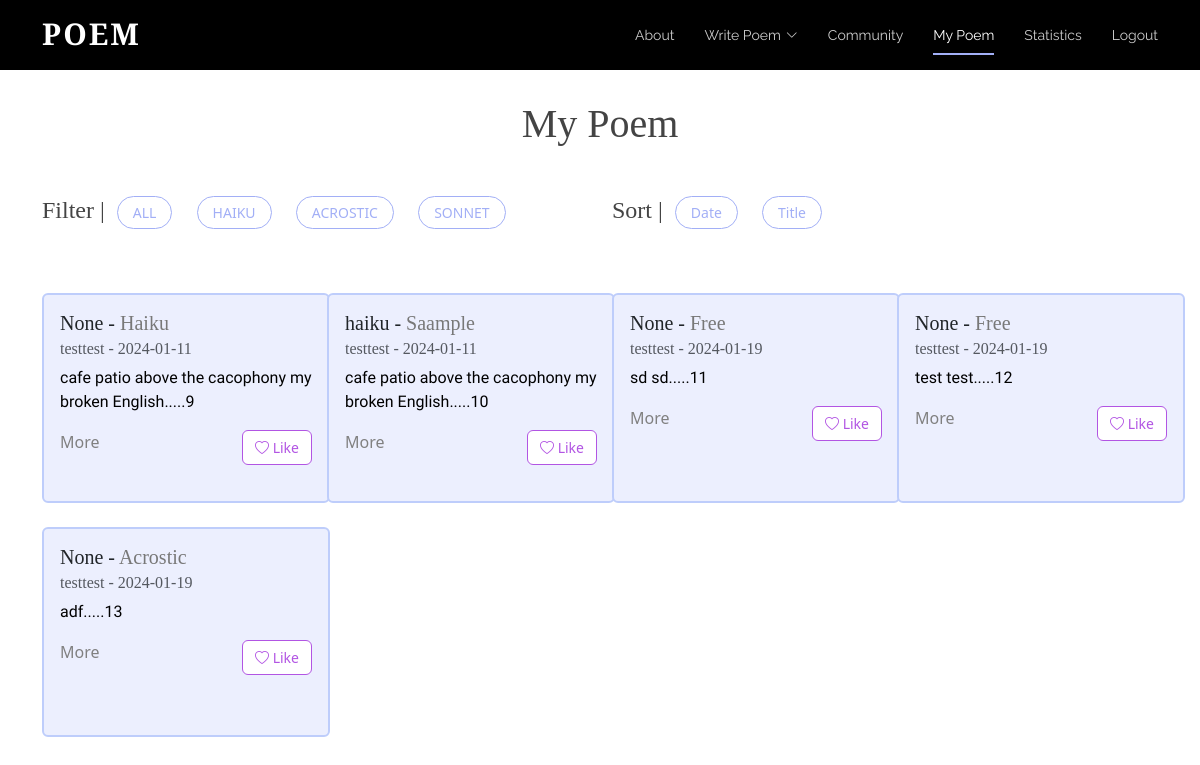
The page /mypage (signed in) on the database its author committed.
### tables this page shows
CREATE TABLE "Poem" (
	"username"	TEXT,
	"content"	TEXT,
	"date"	TEXT,
	"title"	TEXT,
	"type"	TEXT
, "id"	INTEGER, "numLikes"	INTEGER);

### app.py (the view)
@app.route('/mypage', methods=['GET']) # / => main homepage; decorator
def mypage(): #index func calls render_template, showing login.html on website
	isLogin = False
	if request.method == "POST":
		pass
	else:
		isLogin = True
		conn = sqlite3.connect('static/database.db')
		cursor = conn.cursor()
		query = """
			SELECT P.username, P.content, P.date, P.title, P.type,P.id,
				   COALESCE(L.liked, 0) AS liked
			FROM Poem P
			LEFT JOIN Likes L ON P.id = L.poem_id AND L.username = ?
		"""
		cursor.execute(query, (session.get("username"),))
		rows = cursor.fetchall()
		usernames = []  # ["scott", "alice"]
		contents = []  # ["poem...", "poem2..."]
		dates = []  # ["2023-12-12", "2022-10-10"]
		titles = []
		types = []
		likes = []
		ids = []
		for row in rows:
			usernames.append(row[0])
			contents.append(row[1])
			dates.append(row[2])
			titles.append(row[3])
			types.append(row[4].title())
			likes.append(row[6])
			ids.append(row[5])
		print(likes)
		print(ids)
		if "username" not in session:
			isLogin = False
			return redirect(url_for('login'))
		else:
			isLogin = True
		return render_template('mypage.html',ids=ids, usernames=usernames, contents=contents,
							   dates=dates, titles=titles, types=types, liked_status=likes,
							   num_poems=len(usernames), isLogin=isLogin, username = session["username"])

### templates/mypage.html (shortened to what this page needs)
<!DOCTYPE html>
<html lang="en">
  <head>
    <link href="../static/vendor/aos/aos.css" rel="stylesheet">
    <link href="../static/vendor/bootstrap/css/bootstrap.min.css" rel="stylesheet">
    <link href="../static/vendor/bootstrap-icons/bootstrap-icons.css" rel="stylesheet">
    <link href="../static/vendor/boxicons/css/boxicons.min.css" rel="stylesheet">
    <link href="../static/vendor/glightbox/css/glightbox.min.css" rel="stylesheet">
    <link href="../static/vendor/swiper/swiper-bundle.min.css" rel="stylesheet">
    <link href="../static/css/style.css" rel="stylesheet">
  </head>
  <body>
      <header id="header" class="fixed-top d-flex align-items-center">
        <div class="container d-flex justify-content-between">
          <div class="logo">
            <h1><a href="{{url_for('index')}}">Poem</a></h1>
          </div>
          <nav id="navbar" class="navbar">
        <ul>
          <li><a class="nav-link scrollto" href="{{url_for('index')}}#about">About</a></li>
          <li class="dropdown"><a href="{{url_for('bwrite')}}"><span>Write Poem</span> <i class="bi bi-chevron-down"></i></a>
          </li>
          <li><a class="nav-link scrollto" href="{{url_for('board')}}">Community</a></li>
                      <li><a class="nav-link scrollto active" href="{{url_for('mypage')}}">My Poem</a></li>
          <li><a class="nav-link scrollto" href="{{url_for('statistics')}}">Statistics</a></li>
          {% if isLogin %}
            <li><a class="nav-link scrollto" href="{{url_for('logout')}}">Logout</a></li>
          {% else %}
            <li><a class="nav-link scrollto" href="{{url_for('login')}}">Login</a></li>
          {% endif %}
        </ul>
          </nav>
        </div>
      </header>
      <main>
        <div class="container stat-mt">
          <h1 class="mb-5 text-center">My Poem</h1>
                  <div class="row mb-4">
            <div class="col-lg-6 d-flex">
                <h4>Filter |</h4>
                <ul class="poem-filters">
                  <li data-filter = "*">ALL</li>
                  <li data-filter = ".filter-Haiku">HAIKU</li>
                  <li data-filter = ".filter-Acrostic">ACROSTIC</li>
                  <li data-filter = ".filter-Sonnet">SONNET</li>
                </ul>
            </div>
            <div class="col-lg-6 d-flex">
                <h4>Sort |</h4>
                <ul class="poem-filters">
                    <li class="sorting" data-sort-by ="date">Date</li>
                    <li class="sorting"  data-sort-by ="title">Title</li>
                </ul>
            </div>
          </div>
          <div class="row poem-container">
              {% set counter = 0 %}
                    {% for i in range(num_poems) %}
                        {% if username == usernames[i] %}
                            {% set counter = counter + 1 %}
                          {% if counter < 4 %}
                            <div class="col-md-6 col-lg-3 poem-item filter-{{types[i]}} mt-4 mt-md-4" data-title="{{titles[i]}}" data-date="{{dates[i][0:10]}}" data-type="{{types[i]}}">
                          {% else %}
                            <div class="col-md-6 col-lg-3 poem-item filter-{{types[i]}} mt-4 mt-md-4 mt-lg-4"data-title="{{titles[i]}}"  data-date="{{ dates[i][0:10]}}" data-type="{{types[i]}}">
                          {% endif %}
                      <div class="card poem-card mx-auto" style="width: 18rem;">
                        <div class="card-body">
                          <h5 class="card-title"><span class="title">{{titles[i]}}</span> - <span class="board-poemtype type">{{types[i]}}</span></h5>
                          <h6 class="card-subtitle mb-2 text-muted">{{usernames[i]}} - <span class="date">{{dates[i][0:10]}}</span></h6>
                          <p class="card-text">{{contents[i][0:100]}}.....{{ids[i]}}</p>
                        <div class="d-flex justify-content-between">
                          <a class="card-link" data-bs-toggle="modal" data-bs-target="#poemModal" data-title="{{titles[i]}}" data-type="{{types[i]}}" data-username="{{usernames[i]}}" data-date="{{dates[i][0:10]}}" data-content="{{contents[i]}}">
          More
        </a>
                            {% if liked_status[i] == 1 %}
                          <div class="text-right">
                            <button class="btn btn-outline-danger like-button really-like" data-poem-id="{{ ids[i] }}" data-username="{{ usernames[i] }}" data-liked="{{ liked_status[i] }}">
                                <i class="bi bi-heart-fill"></i>  Liked
                            </button>
                          </div>
                            {%else %}
                                              <div class="text-right">
                            <button class="btn btn-outline-danger like-button" data-poem-id="{{ ids[i] }}" data-username="{{ usernames[i] }}" data-liked="{{ liked_status[i] }}">
                                <i class="bi bi-heart"></i> Like
                            </button>
                          </div>
                            {% endif %}
                        </div>
                        </div>
                      </div>
                    </div>
                        {% endif %}
                    {% endfor %}
                  </div>
        </div>
      </main>
  </body>
</html>

### static/css/style.css (style rules this page uses)
body { color: #444444; }
a { color: #1bac91; text-decoration: none; }
h1, h2, h3, h4, h5, h6 { font-family: 'Cormorant Garamond', serif; }
#header { height: 70px; transition: all 0.5s; z-index: 997; background: #000; }
#header .logo h1 { font-size: 30px; margin: 0; padding: 6px 0; line-height: 1; font-weight: 700; letter-spacing: 2px; text-transform: uppercase; }
#header .logo h1 a, #header .logo h1 a:hover { color: #fff; text-decoration: none; }
.navbar { padding: 0; }
.navbar ul { margin: 0; padding: 0; display: flex; list-style: none; align-items: center; }
.navbar li { position: relative; }
.navbar>ul>li+li { margin-left: 30px; }
.navbar a, .navbar a:focus { display: flex; align-items: center; justify-content: space-between; padding: 12px 0; font-size: 14px; font-family: "Raleway", sans-serif; color: rgba(255, 255, 255, 0.8); white-space: nowrap; transition: 0.3s; position: relative; }
.navbar a i, .navbar a:focus i { font-size: 12px; line-height: 0; margin-left: 5px; }
.navbar>ul>li>a:before { content: ""; position: absolute; width: 100%; height: 2px; bottom: 3px; left: 0; background-color: #A2AFF6; visibility: hidden; width: 0px; transition: all 0.3s ease-in-out 0s; }
.navbar a:hover:before, .navbar li:hover>a:before, .navbar .active:before { visibility: visible; width: 100%; }
.navbar a:hover, .navbar .active, .navbar .active:focus, .navbar li:hover>a { color: #fff; }
body p { color: black; font-family: 'Nanum Myeongjo', serif; }
body a { color: gray; }
body { margin: 0; }
.board-poemtype { color:#787878; }
.poem-filters { list-style: none; margin-left: -20px; }
.poem-filters li { cursor: pointer; font-size: 14px; display: inline-block; background: white; border: 1px solid #A2AFF6; padding: 5px 15px 5px 15px; border-radius: 50px; margin-right: 20px; color: #A2AFF6; font-weight: 500; }
.card-link { cursor:pointer }
.like-button { font-size:14px; }
.btn-outline-danger { background-color:white !important; color:#B255E3 !important; border:1px solid #B255E3 !important; }
.poem-card { height: 210px; background-color:#ECEFFE; border: 2px solid #BECDFB; transition: transform 0.3s ease-in-out; }
.stat-mt { margin-top: 100px; }

### rows shown on the page
Poem: username "testtest", date "2024-01-11", content "cafe patio above the cacophony my broken English"
Poem: title "haiku", type "Saample", username "testtest", date "2024-01-11", content "cafe patio above the cacophony my broken English", id "10"
Poem: username "testtest", date "2024-01-19", content "sd sd"
Poem: username "testtest", date "2024-01-19", content "test test"
Poem: username "testtest", date "2024-01-19", content "adf"

### other values the page prints
{{ titles[i] }} "None" "None" "None" "None"
{{ types[i] }} "Haiku" "Free" "Free" "Acrostic"
{{ ids[i] }} "9" "11" "12" "13"
